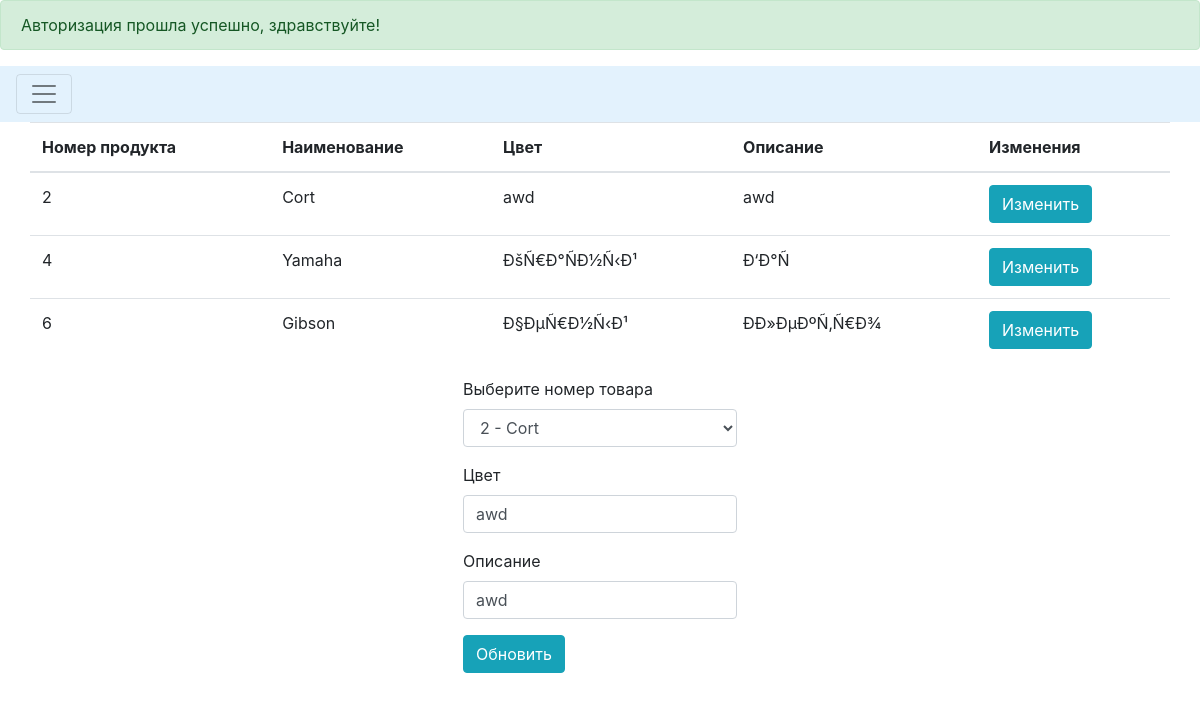
The page /productdetails.php?edit=2 (signed in) on the database its author committed.
### tables this page shows
CREATE TABLE `productdetails` (
  `ID` int(11) NOT NULL,
  `Color` char(20) DEFAULT NULL,
  `Description` varchar(100) DEFAULT NULL
);

CREATE TABLE `products` (
  `ID` int(11) NOT NULL,
  `Name` varchar(50) NOT NULL
);

### processproductdetails.php (called while the page is built, shortened)
<?php
$mysqli = new mysqli('localhost', 'root', '', 'internetshopdb') or die(mysqli_error($mysqli));
if (isset($_GET['edit'])){
    $ID = $_GET['edit'];
    $update = true;
    $result = $mysqli->query("SELECT * FROM productdetails WHERE ID=$ID") or die($mysqli->error);
    if(count(array($result))==1){
        $row = $result->fetch_array();
        $ID = $row['ID'];
        $Color = $row['Color'];
		$Description = $row['Description'];
    }
}

### productdetails.php (the view, shortened to what this page needs)
<!DOCTYPE html>
<html>
<head>
    <link rel="stylesheet" href="https://stackpath.bootstrapcdn.com/bootstrap/4.2.1/css/bootstrap.min.css">
</head>
<body>
<?php require_once 'processproductdetails.php'; ?>
<?php
$link=mysqli_connect("localhost", "root", "", "internetshopdb");
	if (isset($_COOKIE['id']) and isset($_COOKIE['hash']))
	{
		$query = mysqli_query($link, "SELECT * FROM users WHERE user_id = '".intval($_COOKIE['id'])."' LIMIT 1");
		$userdata = mysqli_fetch_assoc($query);
	}
	else
	{
		print "Включите куки";
	}
if (isset($_SESSION['message'])): ?>
    <div class="alert alert-<?=$_SESSION['msg_type']?>">
        <?php
        echo $_SESSION['message'];
        ?>
    </div>
<?php endif ?>
<div class="pos-f-t">
    <nav class="navbar navbar-light" style="background-color: #e3f2fd;">
        <button class="navbar-toggler" type="button" data-toggle="collapse" data-target="#navbarToggleExternalContent" aria-controls="navbarToggleExternalContent" aria-expanded="false" aria-label="Toggle navigation">
            <span class="navbar-toggler-icon"></span>
        </button>
    </nav>
</div>
<div class="container">
    <?php
    $mysqli = new mysqli('localhost', 'root', '', 'internetshopdb') or die(mysqli_error($mysqli));
	$search_products_result = $mysqli->query("SELECT * FROM products ORDER BY ID ASC") or die($mysqli->error);
    $result = $mysqli->query("SELECT productdetails.ID, products.Name, productdetails.Color, productdetails.Description FROM productdetails,products WHERE productdetails.ID=products.ID ORDER BY ID ASC") or die($mysqli->error);
    ?>
    <div class="row justify-content-center">
        <table class="table">
            <thead>
            <tr>
                <th>Номер продукта</th>
                <th>Наименование</th>
                <th>Цвет</th>
                <th>Описание</th>
				<?php
					if(($userdata['user_level'] == 2))
					{
				?>
                <th colspan="2">Действия</th>
				<?php
					}
					else if(($userdata['user_level'] == 1))
					{
				?>
                <th colspan="1">Изменения</th>
				<?php
					}
				?>
            </tr>
            </thead>
            <?php
            while ($row = $result->fetch_assoc()): ?>
                <tr>
                    <td><?php echo $row['ID']; ?></td>
                    <td><?php echo $row['Name']; ?></td>
                    <td><?php echo $row['Color']; ?></td>
                    <td><?php echo $row['Description']; ?></td>
					<?php
					if(($userdata['user_level'] == 2))
					{
					?>
                    <td>
                        <a href="productdetails.php?edit=<?php echo $row['ID']; ?>"
                           class="btn btn-info">Изменить</a>
                        <a href="processproductdetails.php?delete=<?php echo $row['ID']; ?>"
                           class="btn btn-danger">Удалить</a>
                    </td>
					<?php
					}
					else if(($userdata['user_level'] == 1))
					{
					?>
					<td>
                        <a href="productdetails.php?edit=<?php echo $row['ID']; ?>"
                           class="btn btn-info">Изменить</a>
                    </td>
					<?php
					}
					?>
                </tr>
            <?php endwhile; ?>
        </table>
    </div>
					<?php
					if(($userdata['user_level'] > 0))
					{
					?>
    <div class="row justify-content-center">
        <form action="processproductdetails.php" method="POST">
            <div class="form-group">
                <label>Выберите номер товара</label>
                <select class="form-control" id="exampleFormControlSelect1" name=ID>
                  <?php while ($row = $search_products_result->fetch_assoc()): ?>
                      <?php if ($ID == $row['ID']): ?>
                          <option selected><?php echo $row['ID'],' - ',$row['Name'];?></option>
                      <?php else: ?>
                          <option><?php echo $row['ID'],' - ',$row['Name']; ?></option>
                      <?php endif; ?>
                  <?php endwhile; ?>
                </select>
            </div>
            <div class="form-group">
                <label>Цвет</label>
                <input type="text" name="Color" class="form-control" pattern="[A-Za-zА-Яа-я, ,0-9]{1,}$"
                       value="<?php echo $Color; ?>" placeholder="Введите цвет товара" required>
            </div>
			<div class="form-group">
                <label>Описание</label>
                <input type="text" name="Description" class="form-control" pattern="[A-Za-zА-Яа-я, ,0-9]{1,}$"
                       value="<?php echo $Description; ?>" placeholder="Введите описание" required>
            </div>
            <div class="form-group">
                <?php
                if($update == true):
                    ?>
                    <button type="submit" class="btn btn-info" name="update">Обновить</button>
                <?php else: ?>
                    <button type="submit" class="btn btn-primary" name="save">Добавить</button>
                <?php endif; ?>
            </div>
        </form>
    </div>
	<?php
					}
	?>
</div>
</body>
</html>

### rows shown on the page
productdetails: ID "2", ID.Name "Cort", Color "awd", Description "awd"
productdetails: ID "4", ID.Name "Yamaha", Color "ÐšÑ€Ð°ÑÐ½Ñ‹Ð¹", Description "Ð‘Ð°Ñ"
productdetails: ID "6", ID.Name "Gibson", Color "Ð§ÐµÑ€Ð½Ñ‹Ð¹", Description "Ð­Ð»ÐµÐºÑ‚Ñ€Ð¾"

### other values the page prints
$_SESSION['message'] "Авторизация прошла успешно, здравствуйте!"
form field ID "2 - Cort"
